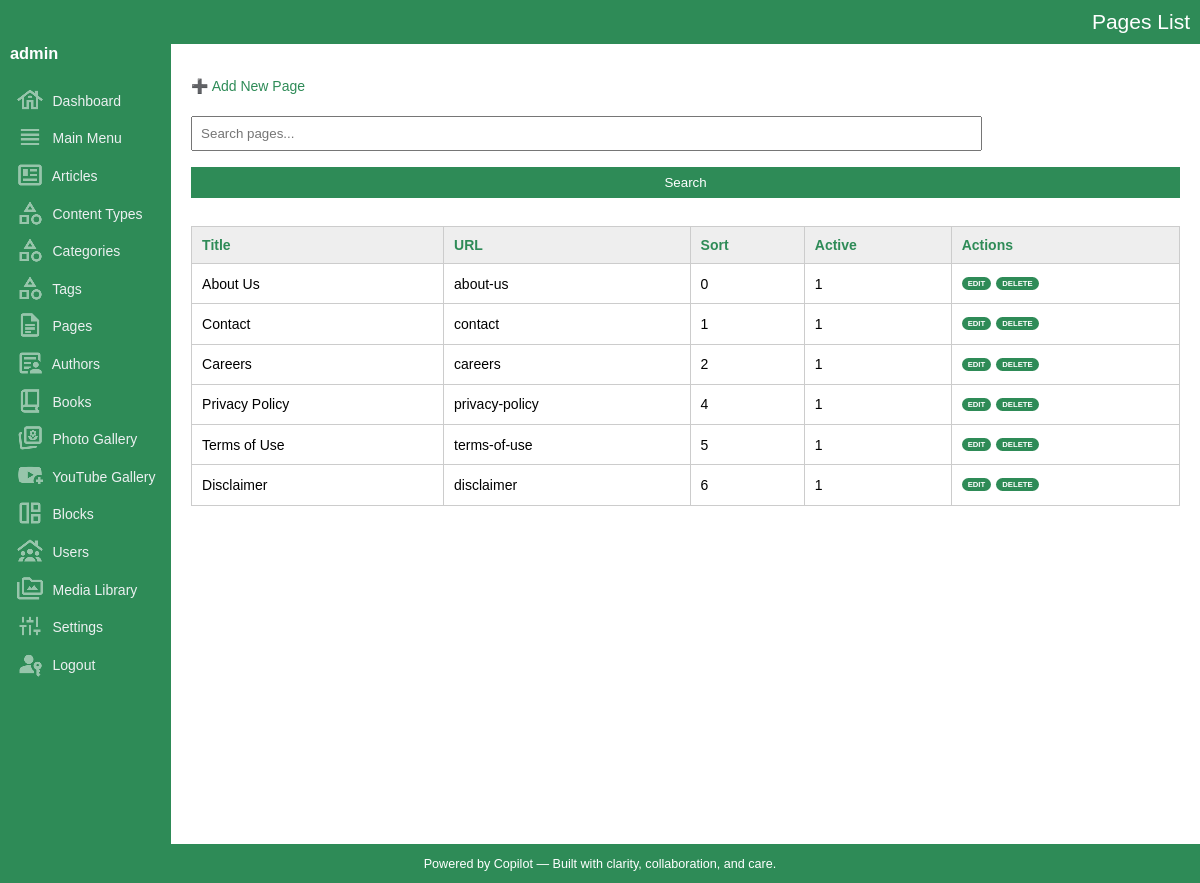
/admin/pages/list.php (signed in), run on the app's committed database.
### tables this page shows
CREATE TABLE IF NOT EXISTS `pages` (
  `key_pages` int(10) UNSIGNED NOT NULL AUTO_INCREMENT,
  `key_media_banner` int(10) UNSIGNED DEFAULT NULL,
  `banner_image_url` varchar(2000) NOT NULL DEFAULT '',
  `title` varchar(200) NOT NULL DEFAULT '',
  `page_content` text NOT NULL,
  `url` varchar(200) NOT NULL DEFAULT '',
  `sort` smallint(6) NOT NULL DEFAULT '0',
  `is_active` tinyint(1) DEFAULT '1',
  `entry_date_time` datetime NOT NULL DEFAULT CURRENT_TIMESTAMP,
  `update_date_time` datetime NOT NULL DEFAULT CURRENT_TIMESTAMP ON UPDATE CURRENT_TIMESTAMP,
  PRIMARY KEY (`key_pages`),
  KEY `fk_pages_media` (`key_media_banner`)
);

### admin/pages/list.php (the view, shortened to what this page needs)
<?php
include_once('../../dbconnection.php');
include_once('../functions.php');
include_once('../layout.php');
?>
<p><a href="#" onclick="openModal()">➕ Add New Page</a></p>
<form method="get">
	<input type="text" name="q" placeholder="Search pages..." value="<?= htmlspecialchars($_GET['q'] ?? '') ?>">
	<input type="submit" value="Search">
</form>
<table>
	<thead>
		<tr>
			<th><?= sortLink('Title', 'title', $_GET['sort'] ?? '', $_GET['dir'] ?? '') ?></th>
			<th>URL</th>
			<th><?= sortLink('Sort', 'sort', $_GET['sort'] ?? '', $_GET['dir'] ?? '') ?></th>
			<th><?= sortLink('Active', 'is_active', $_GET['sort'] ?? '', $_GET['dir'] ?? '') ?></th>
			<th>Actions</th>
		</tr>
	</thead>
	<tbody>
	<?php
	$sort = $_GET['sort'] ?? 'sort';
	$dir = $_GET['dir'] ?? 'asc';
	$sql = "SELECT * FROM pages";
	$sql .= " ORDER BY $sort $dir";
	$result = $conn->query($sql);
	while ($row = $result->fetch_assoc()) {
	  echo "<tr>
			<td>{$row['title']}</td>
			<td>{$row['url']}</td>
			<td>{$row['sort']}</td>
			<td>{$row['is_active']}</td>
			<td class='record-action-links'>
			  <a href='#' onclick='editItem({$row['key_pages']}, \"get_page.php\", [\"title\",\"page_content\",\"url\",\"banner_image_url\",\"sort\",\"key_media_banner\",\"is_active\"])'>Edit</a>
			  <a href='delete.php?id={$row['key_pages']}' onclick='return confirm(\"Delete this page?\")'>Delete</a>
			</td>
		</tr>";
	}
	?>
	</tbody>
</table>

### admin/assets/css/style.css (style rules this page uses)
body { margin:0; font-family:Arial, sans-serif; font-size:14px; }
a { color:seagreen; text-decoration:none; }
table { width:100%; border-collapse:collapse; margin-top:20px; }
table th, table td { padding:10px; border:1px solid #ccc; text-align:left; }
table th { background:#eee; color:seagreen; }
form input[type="text"], form input[type="url"], form input[type="tel"], form input[type="email"] { width:80%; padding:8px; margin:8px 0; box-sizing:border-box; }
form textarea, form input[type="submit"] { width:100%; padding:8px; margin:8px 0; box-sizing:border-box; }
form input[type="submit"] { background:seagreen; color:#fff; border:none; cursor:pointer; }
.record-action-links { text-transform:uppercase; font-size:.55em; font-weight:bold; word-spacing:3px; line-height:250%; max-width:150px; }
.record-action-links a { background-color:seagreen; color:#FFF; border-radius:30px; padding:2px 6px 2px 6px; }

### data on the page
pages: title "About Us", url "about-us", sort "0", is_active "1"
pages: title "Contact", url "contact", sort "1", is_active "1"
pages: title "Careers", url "careers", sort "2", is_active "1"
pages: title "Privacy Policy", url "privacy-policy", sort "4", is_active "1"
pages: title "Terms of Use", url "terms-of-use", sort "5", is_active "1"
pages: title "Disclaimer", url "disclaimer", sort "6", is_active "1"

### other printed values
$title "Pages List"
$username "admin"
$label "Title Sort Active"
